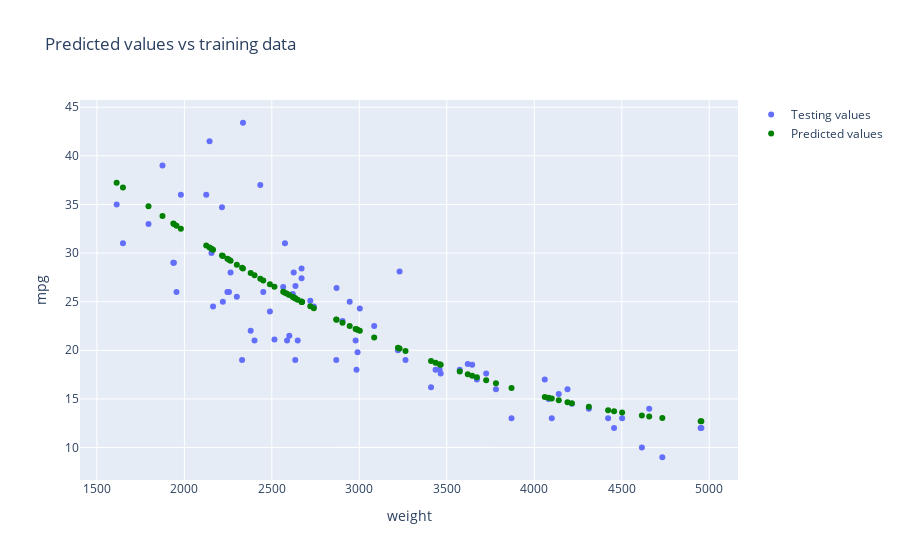

Write notebook code for a chart like this one.
### Markdown cell above
<img src="../../../images/poly_regression_lab_plt1.png"><img>

### Code cell
# Convert test_x to poly features and run predict on lr_poly to get predicted_values_test
poly_features_test = poly.fit_transform(test_x)
predicted_values_test = lr_poly.predict(poly_features_test)

# Similar to the plot above, use test_x and y and ravel
testing_data = go.Scatter(x=test_x.ravel(), y=test_y.ravel(), name='Testing values',  mode='markers')
predicted_points_test = go.Scatter(x=test_x.ravel(), y=predicted_values_test.ravel(), name='Predicted values',  mode='markers', marker= {'color':'green'})

fig = go.Figure(data = [testing_data, predicted_points_test])
fig.update_layout(title="Predicted values vs training data", xaxis_title="weight", yaxis_title="mpg")
fig.show()

### Figure 1 — Plotly figure (JSON) as saved in the notebook; plotly's stock layout.template omitted (floating-point values rounded to 4 significant figures)
{"data": [{"mode": "markers", "name": "Testing values", "type": "scatter", "x": [1955, 2330, 3003, 1795, 2144, 2335, 2945, 2401, 3645, 3436, 2164, 3459, 2215, 2984, 2671, 2634, 1937, 3870, 2246, 3221, 4422, 2434, 2672, 4615, 2600, 3574, 2648, 3620, 4657, 4215, 2720, 1875, 4312, 4140, 1940, 2220, 4732, 1613, 2300, 2565, 2155, 3264, 2868, 4100, 2620, 3725, 3230, 3085, 2740, 3781, 2870, 2489, 4502, 2451, 2670, 4190, 2264, 2125, 2575, 2990, 4082, 2379, 4951, 2625, 3410, 2587, 4060, 4456, 2515, 2979, 2635, 4955, 1649, 2904, 2255, 2670, 3672, 3465, 1980], "y": [26, 19, 24.3, 33, 41.5, 43.4, 25, 21, 18.5, 18, 24.5, 18, 34.7, 18, 25, 19, 29, 13, 26, 20, 13, 37, 25, 10, 21.5, 18, 21, 18.6, 14, 14.5, 25.1, 39, 14, 15.5, 29, 25, 9, 35, 25.5, 26.5, 30, 19, 19, 13, 25.8, 17.6, 28.1, 22.5, 24.5, 16, 26.4, 24, 13, 26, 27.4, 16, 28, 36, 31, 19.8, 15, 22, 12, 28, 16.2, 21, 17, 12, 21.1, 21, 26.6, 12, 31, 23, 26, 28.4, 17, 17.6, 36]}, {"marker": {"color": "green"}, "mode": "markers", "name": "Predicted values", "type": "scatter", "x": [1955, 2330, 3003, 1795, 2144, 2335, 2945, 2401, 3645, 3436, 2164, 3459, 2215, 2984, 2671, 2634, 1937, 3870, 2246, 3221, 4422, 2434, 2672, 4615, 2600, 3574, 2648, 3620, 4657, 4215, 2720, 1875, 4312, 4140, 1940, 2220, 4732, 1613, 2300, 2565, 2155, 3264, 2868, 4100, 2620, 3725, 3230, 3085, 2740, 3781, 2870, 2489, 4502, 2451, 2670, 4190, 2264, 2125, 2575, 2990, 4082, 2379, 4951, 2625, 3410, 2587, 4060, 4456, 2515, 2979, 2635, 4955, 1649, 2904, 2255, 2670, 3672, 3465, 1980], "y": [32.81, 28.48, 22.0, 34.82, 30.56, 28.42, 22.49, 27.71, 17.38, 18.72, 30.33, 18.56, 29.75, 22.16, 24.98, 25.34, 33.03, 16.12, 29.4, 20.26, 13.83, 27.36, 24.97, 13.3, 25.67, 17.82, 25.21, 17.53, 13.2, 14.56, 24.52, 33.81, 14.2, 14.86, 33.0, 29.69, 13.04, 37.22, 28.8, 26.02, 30.44, 19.94, 23.16, 15.03, 25.48, 16.91, 20.19, 21.32, 24.33, 16.6, 23.14, 26.79, 13.6, 27.19, 24.99, 14.66, 29.2, 30.78, 25.92, 22.11, 15.11, 27.95, 12.7, 25.43, 18.89, 25.8, 15.21, 13.73, 26.53, 22.2, 25.33, 12.7, 36.74, 22.84, 29.3, 24.99, 17.22, 18.52, 32.51]}], "layout": {"autosize": true, "title": {"text": "Predicted values vs training data"}, "xaxis": {"autorange": true, "range": [1417.0, 5151.0], "title": {"text": "weight"}, "type": "linear"}, "yaxis": {"autorange": true, "range": [6.48, 45.92], "title": {"text": "mpg"}, "type": "linear"}}}
